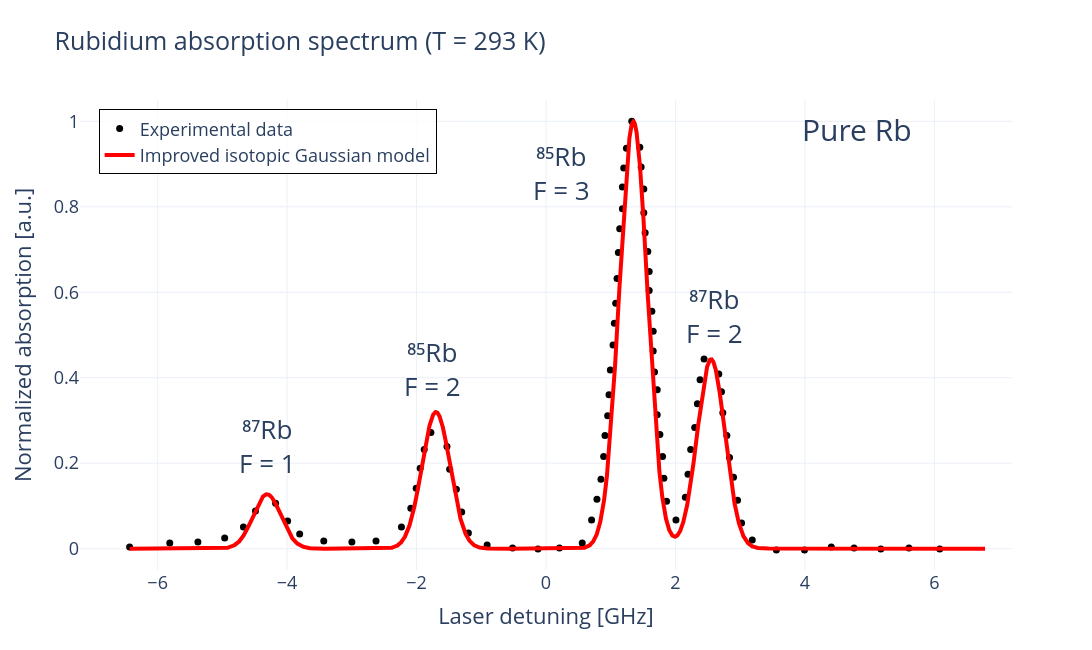

This figure's notebook cell:
### Markdown cell above
### **INTERACTIVE RUBIDIUM ABSORPTION SPECTRUM**

### Code cell
# ============================================================
# INTERACTIVE RUBIDIUM ABSORPTION SPECTRUM
#
# Improved isotopic Doppler Gaussian model
#
# Includes:
#   - Rb85 and Rb87 separately
#   - Real atomic masses
#   - Natural isotopic abundance
#   - Global spectral shift
#   - Effective peak position corrections
#   - Effective spectral weight corrections
#
# ============================================================
# PHYSICAL CONSTANTS
# ============================================================

# Speed of light [m/s]
c = 299792458                       # [m s^-1]

# Boltzmann constant [J/K]
kB = 1.380649e-23                  # [J K^-1]

# Atomic mass unit [kg]
amu = 1.66053906660e-27            # [kg]


# ============================================================
# RUBIDIUM ISOTOPE MASSES
# ============================================================

# Rb-85 atomic mass [kg]
m85 = 84.911789 * amu              # [kg]

# Rb-87 atomic mass [kg]
m87 = 86.909183 * amu              # [kg]


# ============================================================
# RUBIDIUM D2 TRANSITION
# ============================================================

# D2 transition wavelength [m]
lambda0 = 780.241e-9               # [m]

# Central optical frequency [Hz]
nu0 = c / lambda0                  # [Hz]


# ============================================================
# TEMPERATURE
# ============================================================

# Vapor temperature [K]
T = 293                            # [K]


# ============================================================
# DOPPLER WIDTH FUNCTION
# ============================================================

def doppler_sigma(mass):

    FWHM_Hz = nu0 * np.sqrt(
        (8 * kB * T * np.log(2)) /
        (mass * c**2)
    )

    FWHM_GHz = FWHM_Hz / 1e9

    sigma = FWHM_GHz / (
        2 * np.sqrt(2 * np.log(2))
    )

    return sigma


# ============================================================
# DOPPLER WIDTHS
# ============================================================

sigma85 = doppler_sigma(m85)       # [GHz]
sigma87 = doppler_sigma(m87)       # [GHz]

print("sigma85 =", sigma85, "[GHz]")
print("sigma87 =", sigma87, "[GHz]")


# ============================================================
# NATURAL ISOTOPIC ABUNDANCE
# ============================================================

ab85 = 0.7217
ab87 = 0.2783


# ============================================================
# LOAD EXPERIMENTAL DATA
# ============================================================

data = np.loadtxt(
    "Data_Rb_Gas.csv",
    delimiter=",",
    skiprows=1
)


# ============================================================
# EXPERIMENTAL DATA
# ============================================================

x_exp = data[:,0]                  # [GHz]
y_exp = data[:,1]                  # [arb. units]

# Normalize experimental data
y_exp = y_exp / np.max(y_exp)


# ============================================================
# THEORETICAL HYPERFINE PEAK POSITIONS
# ============================================================

# ------------------------------------------------------------
# Rb87 theoretical centers [GHz]
# ------------------------------------------------------------

centers87_theory = np.array([
    -5.2,
     2.2
])


# ------------------------------------------------------------
# Rb85 theoretical centers [GHz]
# ------------------------------------------------------------

centers85_theory = np.array([
    -1.8,
     1.0
])


# ============================================================
# EFFECTIVE POSITION CORRECTIONS
# ============================================================

# ------------------------------------------------------------
# Rb87 corrections [GHz]
# ------------------------------------------------------------

delta87 = np.array([
    0.54,
    0.00
])


# ------------------------------------------------------------
# Rb85 corrections [GHz]
# ------------------------------------------------------------

delta85 = np.array([
   -0.25,
    0.00
])


# ============================================================
# EFFECTIVE PEAK POSITIONS
# ============================================================

centers87 = centers87_theory + delta87
centers85 = centers85_theory + delta85


# ============================================================
# THEORETICAL SPECTRAL WEIGHTS
# ============================================================

weights87_theory = np.array([
    0.12,
    0.55
])

weights85_theory = np.array([
    0.32,
    1.00
])


# ============================================================
# EFFECTIVE SPECTRAL WEIGHT CORRECTIONS
# ============================================================

delta_weights87 = np.array([
    0.21,
    0.60
])

delta_weights85 = np.array([
    0.00,
    0.00
])


# ============================================================
# EFFECTIVE SPECTRAL WEIGHTS
# ============================================================

weights87 = (
    weights87_theory
    + delta_weights87
)

weights85 = (
    weights85_theory
    + delta_weights85
)


# ============================================================
# GLOBAL SPECTRAL SHIFT
# ============================================================

shift = 0.35                        # [GHz]


# ============================================================
# DETUNING AXIS
# ============================================================

margin = abs(shift)

Omega = np.linspace(
    np.min(x_exp) - margin,
    np.max(x_exp) + margin,
    100000
)


# ============================================================
# BUILD ABSORPTION SPECTRUM
# ============================================================

Absorption = np.zeros_like(Omega)


# ============================================================
# Rb87 CONTRIBUTION
# ============================================================

for W, O0 in zip(weights87, centers87):

    gaussian87 = (
        ab87
        * W
        * np.exp(
            -(Omega - O0)**2 /
            (2 * sigma87**2)
        )
    )

    Absorption += gaussian87


# ============================================================
# Rb85 CONTRIBUTION
# ============================================================

for W, O0 in zip(weights85, centers85):

    gaussian85 = (
        ab85
        * W
        * np.exp(
            -(Omega - O0)**2 /
            (2 * sigma85**2)
        )
    )

    Absorption += gaussian85


# ============================================================
# NORMALIZATION
# ============================================================

Absorption /= np.max(Absorption)


# ============================================================
# APPLY GLOBAL SHIFT
# ============================================================

Omega_shifted = Omega + shift


# ============================================================
# CREATE INTERACTIVE FIGURE
# ============================================================

fig = go.Figure()


# ============================================================
# EXPERIMENTAL DATA
# ============================================================

fig.add_trace(

    go.Scatter(

        x=x_exp,
        y=y_exp,

        mode='markers',

        name='Experimental data',

        marker=dict(
            color='black',
            size=7
        )
    )
)


# ============================================================
# THEORETICAL MODEL
# ============================================================

fig.add_trace(

    go.Scatter(

        x=Omega_shifted,
        y=Absorption,

        mode='lines',

        name='Improved isotopic Gaussian model',

        line=dict(
            color='red',
            width=4
        )
    )
)

# ============================================================
# HYPERFINE LABELS
# ============================================================

# ------------------------------------------------------------
# Left peak : Rb87 F=1
# ------------------------------------------------------------

fig.add_annotation(

    x=-4.3,
    y=0.24,

    text="⁸⁷Rb<br>F = 1",

    showarrow=False,

    font=dict(size=26)
)


# ------------------------------------------------------------
# Second peak : Rb85 F=2
# ------------------------------------------------------------

fig.add_annotation(

    x=-1.76,
    y=0.42,

    text="⁸⁵Rb<br>F = 2",

    showarrow=False,

    font=dict(size=26)
)


# ------------------------------------------------------------
# Main peak : Rb85 F=3
# ------------------------------------------------------------

fig.add_annotation(

    x=0.24,
    y=0.88,

    text="⁸⁵Rb<br>F = 3",

    showarrow=False,

    font=dict(size=26)
)


# ------------------------------------------------------------
# Right peak : Rb87 F=2
# ------------------------------------------------------------

fig.add_annotation(

    x=2.6,
    y=0.545,

    text="⁸⁷Rb<br>F = 2",

    showarrow=False,

    font=dict(size=26)
)


# ============================================================
# PURE RB LABEL
# ============================================================

fig.add_annotation(

    x=4.8,
    y=0.98,

    text="Pure Rb",

    showarrow=False,

    font=dict(size=30)
)


# ============================================================
# LAYOUT
# ============================================================

fig.update_layout(

    title=f"Rubidium absorption spectrum (T = {T} K)",

    width=1100,
    height=650,

    template='plotly_white',

    font=dict(size=18),

    xaxis=dict(

        title='Laser detuning [GHz]',

        range=[-7.2, 7.2],

        showgrid=True,

        zeroline=False
    ),

    yaxis=dict(

        title='Normalized absorption [a.u.]',

        range=[-0.05, 1.05],

        showgrid=True,

        zeroline=False
    ),

    legend=dict(

        x=0.02,
        y=0.98,

        bgcolor='rgba(255,255,255,0.8)',

        bordercolor='black',
        borderwidth=1
    )
)


# ============================================================
# SHOW FIGURE
# ============================================================

fig.show()

### Figure 1 — Plotly figure (JSON) as saved in the notebook; plotly's stock layout.template omitted (floating-point values rounded to 4 significant figures; data arrays with more than 128 entries replaced by an {"elided": "..."} marker saying what was removed)
{"data": [{"marker": {"color": "black", "size": 7}, "mode": "markers", "name": "Experimental data", "type": "scatter", "x": [-6.434, -5.813, -5.378, -4.965, -4.675, -4.489, -4.178, -3.992, -3.806, -3.434, -2.999, -2.627, -2.234, -2.089, -2.006, -1.944, -1.882, -1.778, -1.53, -1.489, -1.385, -1.302, -1.199, -0.9094, -0.5163, -0.1232, 0.2079, 0.5596, 0.7044, 0.7872, 0.8492, 0.8906, 0.9113, 0.9527, 0.9734, 0.9941, 1.035, 1.056, 1.077, 1.098, 1.118, 1.139, 1.18, 1.18, 1.201, 1.242, 1.325, 1.449, 1.47, 1.511, 1.511, 1.532, 1.573, 1.594, 1.594, 1.635, 1.656, 1.656, 1.677, 1.718, 1.718, 1.76, 1.801, 1.822, 1.863, 2.008, 2.153, 2.194, 2.235, 2.298, 2.339, 2.38, 2.442, 2.67, 2.711, 2.732, 2.794, 2.835, 2.898, 2.96, 3.022, 3.187, 3.56, 3.994, 4.408, 4.76, 5.173, 5.608, 6.084], "y": [0.00405, 0.01336, 0.01568, 0.02499, 0.05059, 0.08782, 0.1064, 0.06455, 0.0343, 0.01801, 0.01568, 0.01801, 0.05059, 0.0948, 0.1413, 0.1879, 0.2321, 0.2717, 0.2391, 0.1856, 0.139, 0.08549, 0.03663, 0.008704, 0.001723, -0.0006045, 0.001723, 0.01336, 0.06688, 0.1157, 0.1623, 0.2158, 0.2647, 0.3112, 0.3601, 0.4183, 0.4764, 0.5276, 0.5742, 0.6323, 0.6928, 0.7487, 0.7952, 0.8464, 0.8906, 0.9372, 1.0, 0.9395, 0.893, 0.8418, 0.7859, 0.7394, 0.6952, 0.6486, 0.6044, 0.5555, 0.509, 0.4625, 0.4136, 0.3717, 0.3135, 0.267, 0.2158, 0.1646, 0.1111, 0.06688, 0.1204, 0.1739, 0.2321, 0.2833, 0.3391, 0.395, 0.4439, 0.4089, 0.3671, 0.3182, 0.2647, 0.2135, 0.1669, 0.1134, 0.0599, 0.02034, -0.002931, -0.002931, 0.00405, 0.001723, -0.0006045, 0.001723, -0.0006045]}, {"line": {"color": "red", "width": 4}, "mode": "lines", "name": "Improved isotopic Gaussian model", "type": "scatter", "x": {"elided": "100000 float values"}, "y": {"elided": "100000 float values"}}], "layout": {"annotations": [{"font": {"size": 26}, "showarrow": false, "text": "⁸⁷Rb<br>F = 1", "x": -4.3, "y": 0.24}, {"font": {"size": 26}, "showarrow": false, "text": "⁸⁵Rb<br>F = 2", "x": -1.76, "y": 0.42}, {"font": {"size": 26}, "showarrow": false, "text": "⁸⁵Rb<br>F = 3", "x": 0.24, "y": 0.88}, {"font": {"size": 26}, "showarrow": false, "text": "⁸⁷Rb<br>F = 2", "x": 2.6, "y": 0.545}, {"font": {"size": 30}, "showarrow": false, "text": "Pure Rb", "x": 4.8, "y": 0.98}], "font": {"size": 18}, "height": 650, "legend": {"bgcolor": "rgba(255,255,255,0.8)", "bordercolor": "black", "borderwidth": 1, "x": 0.02, "y": 0.98}, "title": {"text": "Rubidium absorption spectrum (T = 293 K)"}, "width": 1100, "xaxis": {"range": [-7.2, 7.2], "showgrid": true, "title": {"text": "Laser detuning [GHz]"}, "zeroline": false}, "yaxis": {"range": [-0.05, 1.05], "showgrid": true, "title": {"text": "Normalized absorption [a.u.]"}, "zeroline": false}}}
